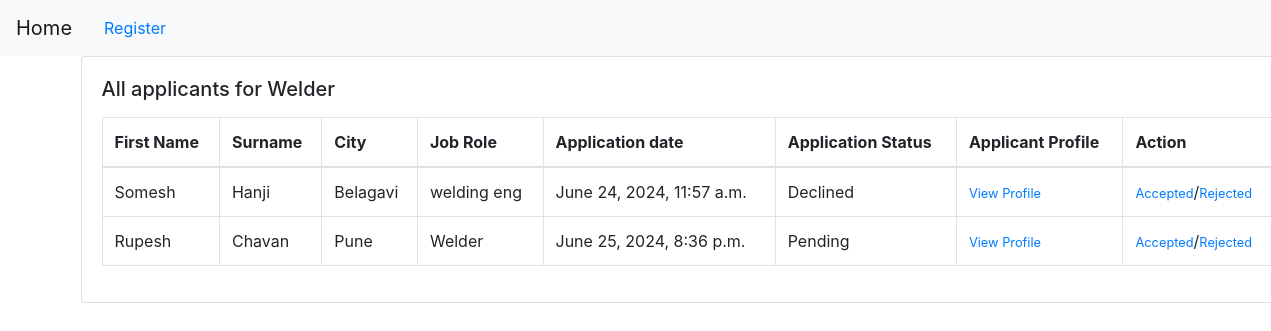
/job/applicants/11/, run on an earlier commit of the app's database.
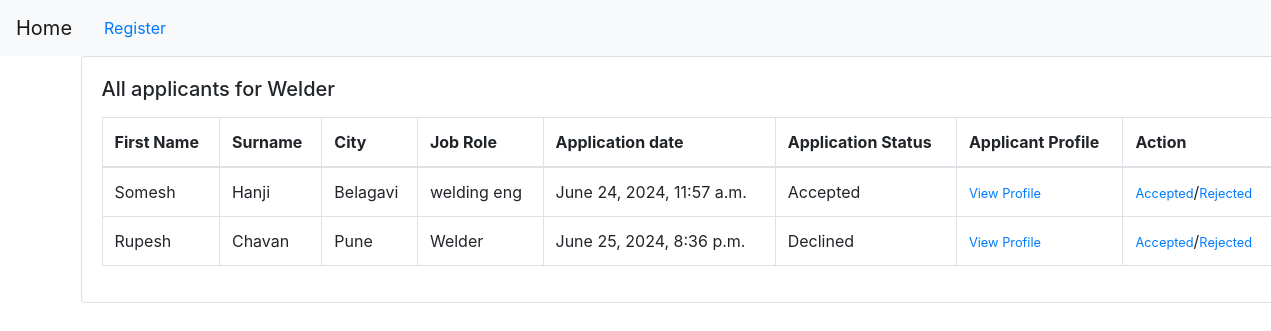
And on a later commit of the database.
### job/models.py (models this page shows, shortened)
class Applyjobs(models.Model):
    status_choices=(
        ('Accepted','Accepted'),
        ('Declined','Declined'),
        ('Pending','Pending'),
    )
    user=models.ForeignKey(User,on_delete=models.CASCADE)
    job=models.ForeignKey(Job,on_delete=models.CASCADE)
    timestamp=models.DateTimeField()
    status=models.CharField(max_length=20 ,choices=status_choices)
    remarks=models.CharField(max_length=200,blank=True,null=True)

### users/models.py (models this page shows)
class User(AbstractUser):
    email = models.EmailField(unique=True)
    is_recruiter = models.BooleanField(default=False)
    is_applicant = models.BooleanField(default=False)
    has_resume = models.BooleanField(default=False)
    has_company = models.BooleanField(default=False)

### resume/models.py (models this page shows, shortened)
class Resume(models.Model):
    user=models.OneToOneField(settings.AUTH_USER_MODEL, on_delete=models.CASCADE)
    first_name=models.CharField(max_length=100,null=True,blank=True)
    surname=models.CharField(max_length=100,null=True,blank=True)
    location=models.ForeignKey(City,on_delete=models.CASCADE, null=True,blank=True)
    job_title=models.CharField(max_length=100,null=True,blank=True)
    cert_type=models.CharField(max_length=200,blank=True)
    welding_type=models.CharField(max_length=200,blank=True)
    cert_upload=models.ImageField(upload_to="",blank=True)
    current_company=models.CharField(max_length=100,null=True,blank=True)
    experience=models.PositiveIntegerField(null=True,blank=True)
    profile_photo=models.ImageField(upload_to="",blank=True)

### company/models.py (models this page shows)
class City(models.Model):
    name = models.CharField(max_length=100)
    state = models.ForeignKey(State, on_delete=models.CASCADE)
    def __str__(self):
        return self.name if self.name else "Unnamed State"

### job/views.py (the view)
# urls.py: path('applicants/<int:pk>/',views.all_applicants,name='applicants'),
def all_applicants(request,pk):
    job=Job.objects.get(pk=pk)
    applications=job.applyjobs_set.all()
    context={
        'job':job,
        'applications':applications
    }
    return render(request,'job/applicants.html',context)

### templates/job/applicants.html
{% extends "base.html" %}
{% load static %}
{%load widget_tweaks%}
{% block body %}
<div class="card mx-auto" style="width: 76rem;">
    <div class="card-body">
        <h5 class="card-title mb-3">All applicants for {{job.title}}</h5>
        <table class="table table-bordered">
            <thead>
                <tr>
                    <th scope="col">First Name</th>
                    <th scope="col">Surname</th>
                    <th scope="col">City</th>
                    <th scope="col">Job Role</th>
                    <th scope="col">Application date</th>
                    <th scope="col">Application Status</th>
                    <th scope="col">Applicant Profile</th>
                    <th scope="col">Action</th>
                </tr>
            </thead>
            <tbody>
                {% for app in applications %}
                <tr>
                    <td>{{app.user.resume.first_name}}</td>
                    <td>{{app.user.resume.surname}}</td>
                    <td>{{app.user.resume.location}}</td>
                    <td>{{app.user.resume.job_title}}</td>
                    <td>{{app.timestamp}}</td>
                    <td>{{app.status}}</td>
                    <td><a href="{% url 'applicant-profile' app.id %}"><small>View Profile</small></a></td>
                    <td><a href="{% url 'accepted' app.id %}"><small>Accepted</small></a>/<a href="{% url 'declined' app.id %}"><small>Rejected</small></a></td>
                </tr>
                {% endfor %}
            </tbody>
        </table>
    </div>
</div>
{% endblock body%}

What changed in the data, as far as the page shows it:
changed Applyjobs "Somesh": status "Declined" → "Accepted"
changed Applyjobs "Rupesh": status "Pending" → "Declined"
